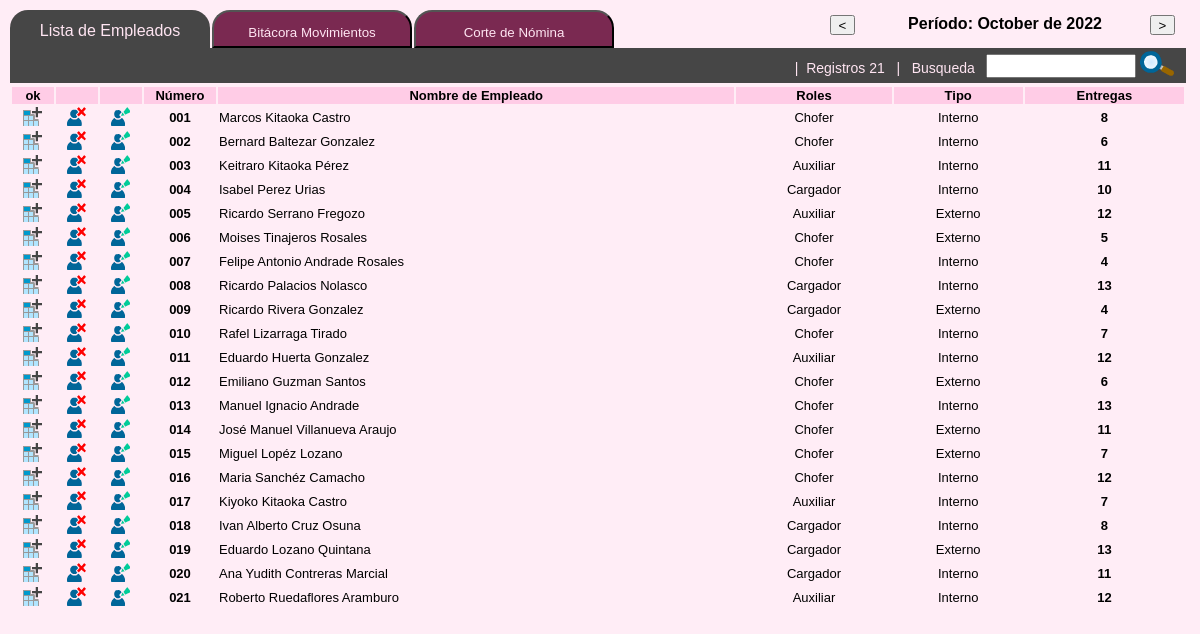
The app's page /content/lista_trabajadores.php with its own data.
### tables this page shows
CREATE TABLE `empleados` (
  `idempleado` int(11) unsigned NOT NULL auto_increment,
  `numero_empleado` varchar(6) NOT NULL default '',
  `Nombre` varchar(120) NOT NULL default '',
  `Rol` tinyint(3) unsigned NOT NULL default '0' COMMENT '0-chofer 1-cargador 2-auxiliar',
  `Tipo` tinyint(3) unsigned NOT NULL default '0' COMMENT '0-Interno 1-Externo',
  PRIMARY KEY  (`idempleado`)
);

### content/lista_trabajadores.php (the view, shortened to what this page needs)
<?php
     require('../php/global.php');
	 $conexion = null;
	 if(isset($_SESSION['periodo']) && !empty($_SESSION['periodo']) && $_SESSION['periodo']!='1969-12-01') $fecha = date("Y-m-d",strtotime($_SESSION['periodo']));
	 else $fecha = date("Y-m-d");
?>
<html>
<head>
    <link rel="stylesheet" type="text/css" href="../css/lista_trabajadores.css" />
</head>
<body>
    <div id="pestanias">
        <?php
        $periodo_actual = strftime("%B de %Y", strtotime($fecha));
        $mes =  strftime("%m", strtotime($fecha));
        $year = strftime("%Y", strtotime($fecha));
		$fecha_atras = $year."-".($mes-1)."-01";
        $fecha_inicio = $year."-".$mes."-01";
        $fecha_final = $year."-".($mes+1)."-01";
		echo "     <div id='boton_atras'><form method='post' action='' target='contenedor'>
			            <input type='hidden' name='periodo' value='".$fecha_atras."'>
						<input type='submit' value='<' style='width:25px; height:20px;'>
			       </form></div>
		           <div id='text_periodo'><b>Período: ".$periodo_actual."</b></div>
				   <div id='boton_adelante'><form method='post' action='' target='contenedor'>
			            <input type='hidden' name='periodo' value='".$fecha_final."'>
						<input type='submit' value='>' style='width:25px; height:20px;'>
			       </form></div>";
	?>
        <div id="style_pestania" style="background:#464646;  padding-top: 12px;">Lista de Empleados</div>
        <form method='post' action='lista_movimiento.php' target="_self">
            <button id="style_pestania" style="left:202px; cursor:pointer;" type='submit'>Bitácora Movimientos</button>
        </form>
        <form method='post' action='lista_cortes.php' target="_self">
            <button id="style_pestania" style="left:404px; cursor:pointer;" type='submit'>Corte de Nómina</button>
        </form>
        <div id="barra_busqueda">
            <form method='post' action='' target='contenedor'>
                <label id="num_registros">|&nbsp;&nbsp;Registros 0</label>&nbsp;&nbsp;&nbsp;|&nbsp;&nbsp; Busqueda
                &nbsp;
                <input type="text" name="busqueda"
                    style="position:relative; top:-3px; width:150px; height:24px;"></label>
                <input type='image' style="position:relative; top:3px;" ; src='../resource/icono_03.png' alt='Submit'>
            </form>
        </div>
    </div>
    <?php
		  if(!isset($conexion))  $conexion = new  mysqli($conexion_servername, $conexion_username, $conexion_password, $conexion_database);
		  if (mysqli_connect_errno()) {
			  echo "<script>alert('Lo sentimos, por el momento no tenemos servicio de conexión al servidor de bases de datos. Intente Acceder mas tarde')</script>";
		  }
		  else{
			  $sql = "SELECT a.*,";
			  $sql .= "(SELECT COUNT(b.corte) FROM cortes b WHERE b.corte>='".$fecha_inicio."' AND b.corte<'".$fecha_final."') AS corte,";
			  $sql .= "(SELECT COUNT(b.idmovimiento) FROM movimientos b WHERE a.idempleado=b.idempleado AND ";
			  $sql .= "b.Fecha>='".$fecha_inicio."' AND b.Fecha<'".$fecha_final."') AS registro,";
			  $sql .= "IFNULL((SELECT SUM(cantidad_entrega) FROM movimientos b WHERE a.idempleado=b.idempleado AND ";
			  $sql .= "b.Fecha>='".$fecha_inicio."' AND b.Fecha<'".$fecha_final."'),0) AS entregas ";
			  $sql .=  "FROM empleados a ";
			  $result = $conexion->query($sql);
              echo "<div id='impresion_box'><table id='contenedor_lista'>
                      <tr style='background:#FFCCE6;'>
					     <th>ok</th>
						 <th> </th>
						 <th> </th>
                         <th>Número</th>
                         <th>Nombre de Empleado</th>
                         <th>Roles</th>
						 <th>Tipo</th>
						 <th>Entregas</th>
                      </tr>";
					  while($row = $result->fetch_assoc()) {
						  $rol = "Chofer";
						  if($row['Rol'] == 1) $rol = "Cargador";
						  if($row['Rol'] == 2) $rol = "Auxiliar";
						  $tipo = "Interno";
						  if($row['Tipo'] == 1) $tipo = "Externo";
						  if($row['corte'] != "0"){
							    if($row['registro'] != "0")  $circulo = "<div id='circulo_blue'><div>";
								else $circulo = "<div id='circulo_red'><div>";
						  }
						  else{
								$circulo = "<div id='ajuste_renglon'><form method='post' action='alta_movimiento.php' target='contenedor'>
							                <input type='hidden' name='idempleado' value='".$row['idempleado']."'>
											<input type='hidden' name='tipo_accion' value='LISTA_MOVIMIENTO'>
							                <input style='width:19px' type='image' src='../resource/icono_01.png' alt='Submit'>
						                    </form></div>";
						  }
						  echo "<tr>
						          <td style='width: 40px;'>".$circulo."</td>
								  <td style='width: 40px;'>
								     <div id='ajuste_renglon' onclick='confirmacion_delete_empleado(".$row['idempleado'].",\"".$row['Nombre']."\",\"".$row['numero_empleado']."\")'>
									    <img style='width:19px' src='../resource/icono_04.png'>
									 </div>
								  </td>
								  <td style='width: 40px;'>
								     <div id='ajuste_renglon'><form method='post' action='modificar_empleado.php' target='contenedor'>
									    <input type='hidden' name='idempleado' value='".$row['idempleado']."'>
									    <input type='hidden' name='numero' value='".$row['numero_empleado']."'>
									    <input type='hidden' name='nombre' value='".$row['Nombre']."'>
									    <input type='hidden' name='rol' value='".$row['Rol']."'>
									    <input type='hidden' name='tipo' value='".$row['Tipo']."'>
						                <input type='hidden' name='tipo_accion' value='EDIT'>
								   	    <input style='width:19px' type='image' src='../resource/icono_05.png' alt='Submit'>
									 </form></div>
							      </td>
						          <td style='text-align: center; width: 70px;'><b>".$row['numero_empleado']."</td>
                                  <td>".$row['Nombre']."</td>
								  <td style='text-align: center;'>".$rol."</td>
								  <td style='text-align: center;'>".$tipo."</td>
								  <td style='text-align: center;'><b>".$row['entregas']."</b></td>
						    </tr>";
					  }
               echo "</table></div>";
		  }
    ?>
</body>
</html>

### css/lista_trabajadores.css (style rules this page uses)
body, html { margin: 0px; padding: 0px; height: 100%; font-family: sans-serif; background: #FFEDF6; overflow-x: hidden; }
#pestanias { width:100%; height: 39px; position: absolute; left:10px; top:10px; }
#style_pestania { border-top-left-radius: 18px; border-top-right-radius: 18px; width:200px; height: 38px; top:0px; padding-top: 8px; position:absolute; background: #7A2951; text-align: center; color: #FFE5F2; }
#barra_busqueda { background: #464646; height: 35px; width: 98%; position: absolute; top:38px; color: #FFE5F2; text-align: right; font-size: 14px; }
#contenedor_lista { width: 98%; height: auto; left: 10px; top: 85px; position:absolute; font-size: 13px; }
#ajuste_renglon { position: relative; height: 20px; width: 20px; max-width: 20px; left: 10px; }
#text_periodo { position: absolute; width: 250px; left: calc(95% - 270px); text-align: center; top: 5px; }
#boton_atras { position: absolute; left: calc(95% - 320px); top: 5px; }
#boton_adelante { position: absolute; left: 95%; top: 5px; }

### records on screen
empleados: numero_empleado "001", Nombre "Marcos Kitaoka Castro", rol "Chofer", tipo "Interno", entregas "8"
empleados: numero_empleado "002", Nombre "Bernard Baltezar Gonzalez", rol "Chofer", tipo "Interno", entregas "6"
empleados: numero_empleado "003", Nombre "Keitraro Kitaoka Pérez", Rol "Auxiliar", tipo "Interno", entregas "11"
empleados: numero_empleado "004", Nombre "Isabel Perez Urias", Rol "Cargador", tipo "Interno", entregas "10"
empleados: numero_empleado "005", Nombre "Ricardo Serrano Fregozo", Rol "Auxiliar", Tipo "Externo", entregas "12"
empleados: numero_empleado "006", Nombre "Moises Tinajeros Rosales", rol "Chofer", Tipo "Externo", entregas "5"
empleados: numero_empleado "007", Nombre "Felipe Antonio Andrade Rosales", rol "Chofer", tipo "Interno", entregas "4"
empleados: numero_empleado "008", Nombre "Ricardo Palacios Nolasco", Rol "Cargador", tipo "Interno", entregas "13"
empleados: numero_empleado "009", Nombre "Ricardo Rivera Gonzalez", Rol "Cargador", Tipo "Externo", entregas "4"
empleados: numero_empleado "010", Nombre "Rafel Lizarraga Tirado", rol "Chofer", tipo "Interno", entregas "7"
empleados: numero_empleado "011", Nombre "Eduardo Huerta Gonzalez", Rol "Auxiliar", tipo "Interno", entregas "12"
empleados: numero_empleado "012", Nombre "Emiliano Guzman Santos", rol "Chofer", Tipo "Externo", entregas "6"
empleados: numero_empleado "013", Nombre "Manuel Ignacio Andrade", rol "Chofer", tipo "Interno", entregas "13"
empleados: numero_empleado "014", Nombre "José Manuel Villanueva Araujo", rol "Chofer", Tipo "Externo", entregas "11"
empleados: numero_empleado "015", Nombre "Miguel Lopéz Lozano", rol "Chofer", Tipo "Externo", entregas "7"
empleados: numero_empleado "016", Nombre "Maria Sanchéz Camacho", rol "Chofer", tipo "Interno", entregas "12"
empleados: numero_empleado "017", Nombre "Kiyoko Kitaoka Castro", Rol "Auxiliar", tipo "Interno", entregas "7"
empleados: numero_empleado "018", Nombre "Ivan Alberto Cruz Osuna", Rol "Cargador", tipo "Interno", entregas "8"
empleados: numero_empleado "019", Nombre "Eduardo Lozano Quintana", Rol "Cargador", Tipo "Externo", entregas "13"
empleados: numero_empleado "020", Nombre "Ana Yudith Contreras Marcial", Rol "Cargador", tipo "Interno", entregas "11"
empleados: numero_empleado "021", Nombre "Roberto Ruedaflores Aramburo", Rol "Auxiliar", tipo "Interno", entregas "12"

### other values on screen
$periodo_actual "October de 2022"
